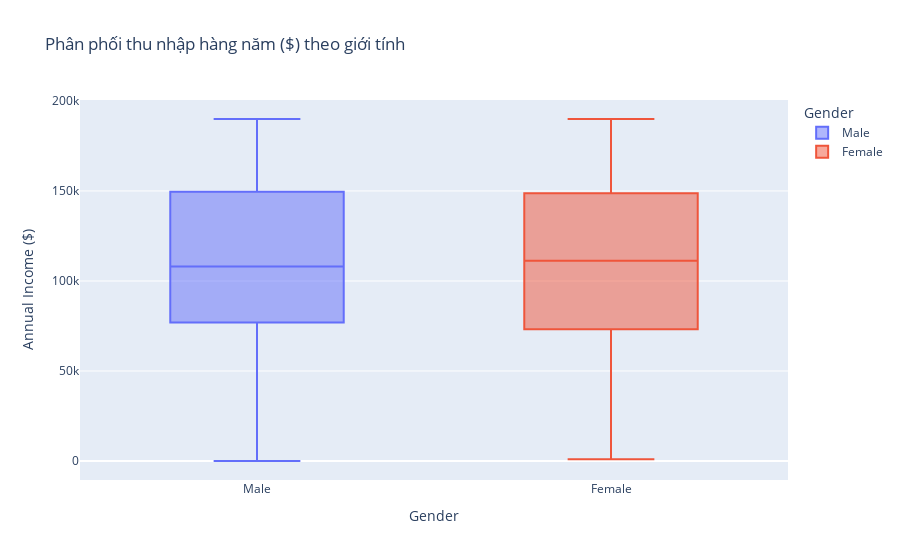

The cell this chart's notebook holds for it:
### Markdown cell above
. Xem phân phối thu nhập hàng năm theo giới tính:

### Code cell
anual_income_gender_boxplot = px.box(df, x='Gender', y='Annual Income ($)', color='Gender', title='Phân phối thu nhập hàng năm ($) theo giới tính')

anual_income_gender_boxplot.show()

### Figure 1 — Plotly figure (JSON) as saved in the notebook; plotly's stock layout.template omitted (floating-point values rounded to 4 significant figures; data arrays with more than 128 entries replaced by an {"elided": "..."} marker saying what was removed)
{"data": [{"alignmentgroup": "True", "hovertemplate": "Gender=%{x}<br>Annual Income ($)=%{y}<extra></extra>", "legendgroup": "Male", "marker": {"color": "#636efa"}, "name": "Male", "notched": false, "offsetgroup": "Male", "orientation": "v", "showlegend": true, "type": "box", "x": {"elided": "814 str values"}, "x0": " ", "xaxis": "x", "y": {"elided": "814 int values"}, "y0": " ", "yaxis": "y"}, {"alignmentgroup": "True", "hovertemplate": "Gender=%{x}<br>Annual Income ($)=%{y}<extra></extra>", "legendgroup": "Female", "marker": {"color": "#EF553B"}, "name": "Female", "notched": false, "offsetgroup": "Female", "orientation": "v", "showlegend": true, "type": "box", "x": {"elided": "1186 str values"}, "x0": " ", "xaxis": "x", "y": {"elided": "1186 int values"}, "y0": " ", "yaxis": "y"}], "layout": {"boxmode": "overlay", "legend": {"title": {"text": "Gender"}, "tracegroupgap": 0}, "title": {"text": "Phân phối thu nhập hàng năm ($) theo giới tính"}, "xaxis": {"anchor": "y", "categoryarray": ["Male", "Female"], "categoryorder": "array", "domain": [0, 1], "title": {"text": "Gender"}}, "yaxis": {"anchor": "x", "domain": [0, 1], "title": {"text": "Annual Income ($)"}}}}
